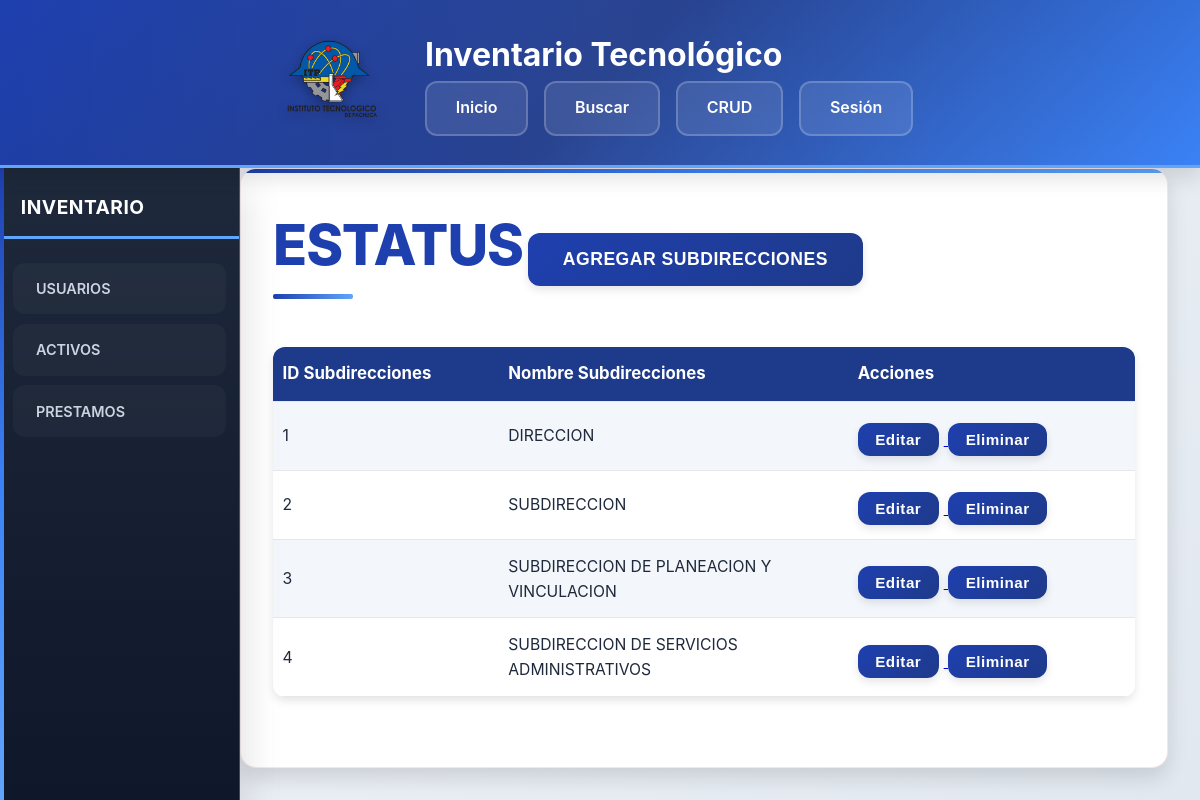
Screenshot of /pages/form_Subdirecciones.php with the database file from the repository.
### tables this page shows
CREATE TABLE `Subdirecciones` (
  `id_sub` int(11) NOT NULL,
  `nombre_sub` varchar(100) DEFAULT NULL
);

### api/consulta_subdirecciones.php (called while the page is built, shortened)
<?php
$resultado = $conexion->query(
    "SELECT*
    FROM
    Subdirecciones
    ORDER BY CAST(SUBSTRING(id_sub, -4) AS UNSIGNED) ASC;"
);

### pages/form_Subdirecciones.php (the view)
<?php
include '../includes/DBConfig.php';
include '../api/consulta_subdirecciones.php';
?>
<?php include '../includes/header.php'; ?>
<section class="contenedor">
    <h1>ESTATUS</h1>
    <a href="./form_NuevoSubdirecciones.php">
        <button>AGREGAR SUBDIRECCIONES</button>
    </a>
    <table class="tablas">
        <tr>
            <th>ID Subdirecciones</th>
            <th>Nombre Subdirecciones</th>
            <th>Acciones</th>
        </tr>
        <?php while ($row = $resultado->fetch_assoc()): ?>
            <tr>
                <td><?= ($row['id_sub']) ?></td>
                <td><?= ($row['nombre_sub']) ?></td>
                <td><a href="./form_ActualizarSubdirecciones.php?id=<?php echo $row['id_sub']; ?>">
                            <button>Editar</button>
                        </a>
                    <a href="../api/eliminar_subdirecciones.php?id=<?php echo $row['id_sub']; ?>"
                        onclick="return confirm('¿Estás seguro de eliminar este usuario?')">
                        <button>Eliminar</button>
                    </a>
                </td>
            </tr>
        <?php endwhile; ?>
    </table>
</section>

### assets/css/style.css (style rules this page uses)
* { margin: 0; padding: 0; box-sizing: border-box; }
:root { --color-guinda: #1e40af; --color-guinda-oscuro: #1e3a8a; --color-guinda-claro: #2563eb; --color-azul-electrico: #3b82f6; --color-azul-oscuro: #1e40af; --color-dorado: #60a5fa; --color-fondo: #F1F5F9; --color-fondo-secundario: #FFFFFF; --color-texto: #1E293B; --color-texto-claro: #64748B; --sombra-xs: 0 1px 2px rgba(0, 0, 0, 0.05); --sombra-sm: 0 2px 4px rgba(0, 0, 0, 0.08); --sombra-md: 0 4px 8px rgba(0, 0, 0, 0.1); --sombra-lg: 0 10px 20px rgba(0, 0, 0, 0.12); --sombra-xl: 0 20px 40px rgba(0, 0, 0, 0.15); --transicion-rapida: 0.15s ease; --transicion-normal: 0.3s ease; --transicion-lenta: 0.5s ease; --radio-sm: 8px; --radio-md: 12px; --radio-lg: 16px; }
body { font-family: -apple-system, BlinkMacSystemFont, 'Inter', 'Segoe UI', 'Roboto', sans-serif; background: linear-gradient(135deg, #F1F5F9 0%, #E2E8F0 100%); color: var(--color-texto); line-height: 1.6; min-height: 100vh; overflow-x: hidden; display: flex; flex-direction: column; }
.contenedor { margin-left: 240px; margin-top: 168px; padding: 2rem; min-height: calc(100vh - 268px); background: var(--color-fondo-secundario); border-radius: var(--radio-lg); box-shadow: var(--sombra-lg); position: relative; overflow: hidden; border: 1px solid rgba(139, 21, 56, 0.1); animation: fadeInUp 0.6s ease-out; margin-right: 2rem; margin-bottom: 2rem; flex: 1; }
.contenedor::before { content: ''; position: absolute; top: 0; left: 0; width: 100%; height: 4px; background: linear-gradient(90deg, var(--color-guinda), var(--color-azul-electrico), var(--color-dorado)); }
.contenedor h1 { color: var(--color-guinda); font-size: 3.5rem; margin-bottom: 1.5rem; font-weight: 800; letter-spacing: -1px; position: relative; display: inline-block; }
.contenedor h1::after { content: ''; position: absolute; bottom: -8px; left: 0; width: 80px; height: 5px; background: linear-gradient(90deg, var(--color-guinda), var(--color-dorado)); border-radius: 2px; }
.tablas { width: 100%; border-collapse: separate; border-spacing: 0; background: #fff; border-radius: var(--radio-md); box-shadow: var(--sombra-md); margin-top: 2rem; font-size: 1rem; table-layout: auto; overflow: hidden; }
.tablas th, .tablas td { padding: 0.85rem 0.6rem; text-align: left; border-bottom: 1px solid #e5e7eb; vertical-align: middle; max-width: 170px; word-break: break-word; white-space: normal; overflow-wrap: anywhere; }
.tablas th { white-space: normal; overflow-wrap: anywhere; font-size: 0.99rem; }
.tablas td { font-size: 0.98rem; }
@media (min-width: 1200px) { .tablas th, .tablas td { max-width: 260px; } }
.tablas th { background: var(--color-guinda-oscuro); color: #fff; font-weight: 700; font-size: 1.05rem; position: sticky; top: 0; z-index: 2; }
.tablas tr:nth-child(even) { background: #f3f6fa; }
.tablas td button { margin-right: 0.3rem; padding: 0.5rem 1.1rem; font-size: 0.95rem; }
button, input[type="submit"] { background: linear-gradient(135deg, var(--color-guinda) 0%, var(--color-guinda-oscuro) 100%); color: white; border: none; border-radius: var(--radio-md); font-size: 1.1rem; font-weight: 700; padding: 1rem 2.2rem; cursor: pointer; transition: var(--transicion-normal); box-shadow: var(--sombra-md); margin-top: 0.5rem; letter-spacing: 0.5px; position: relative; overflow: hidden; }

### rows the page displays
subdirecciones: id_sub "1", nombre_sub "DIRECCION"
subdirecciones: id_sub "2", nombre_sub "SUBDIRECCION"
subdirecciones: id_sub "3", nombre_sub "SUBDIRECCION DE PLANEACION Y VINCULACION"
subdirecciones: id_sub "4", nombre_sub "SUBDIRECCION DE SERVICIOS ADMINISTRATIVOS"
